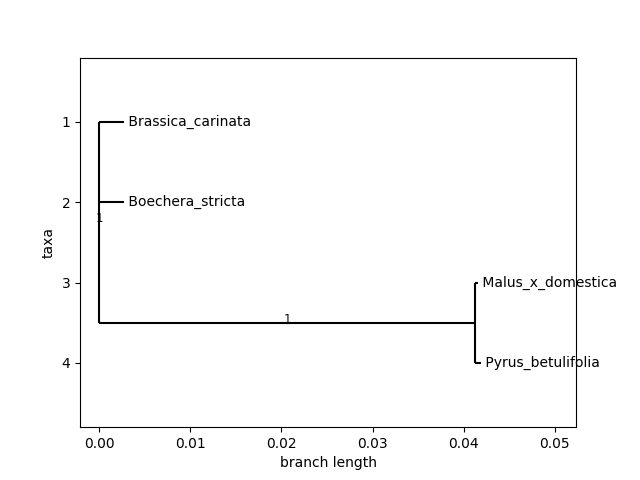

The Python source for this figure:
from Bio import SeqIO, AlignIO, Phylo
from Bio.Align.Applications import ClustalwCommandline
from Bio.Phylo.TreeConstruction import DistanceCalculator, DistanceTreeConstructor
import matplotlib.pyplot as plt
import os

def tree_constructor():

    # 序列比对
    clustalw_exe = "C:\Program Files (x86)\ClustalW2\clustalw2.exe"
    clustalw_cline = ClustalwCommandline(clustalw_exe, infile="combined.fasta")
    assert os.path.isfile(clustalw_exe), "Clustal W executable missing"
    stdout, stderr = clustalw_cline()

    # 读取比对结果
    alignment = AlignIO.read("combined.fasta".replace(".fasta", ".aln"), "clustal")

    # 计算距离矩阵
    calculator = DistanceCalculator("identity")
    dm = calculator.get_distance(alignment)

    # 构建进化树
    constructor = DistanceTreeConstructor()
    tree = constructor.nj(dm)

    # 绘制进化树
    Phylo.draw(tree)
    plt.show()

    if os.path.exists("combined.fasta"):
        os.remove("combined.fasta")
    if os.path.exists("combined.aln"):
        os.remove("combined.aln")
    if os.path.exists("combined.dnd"):
        os.remove("combined.dnd")
    if os.path.exists("1.fasta"):
        os.remove("1.fasta")
